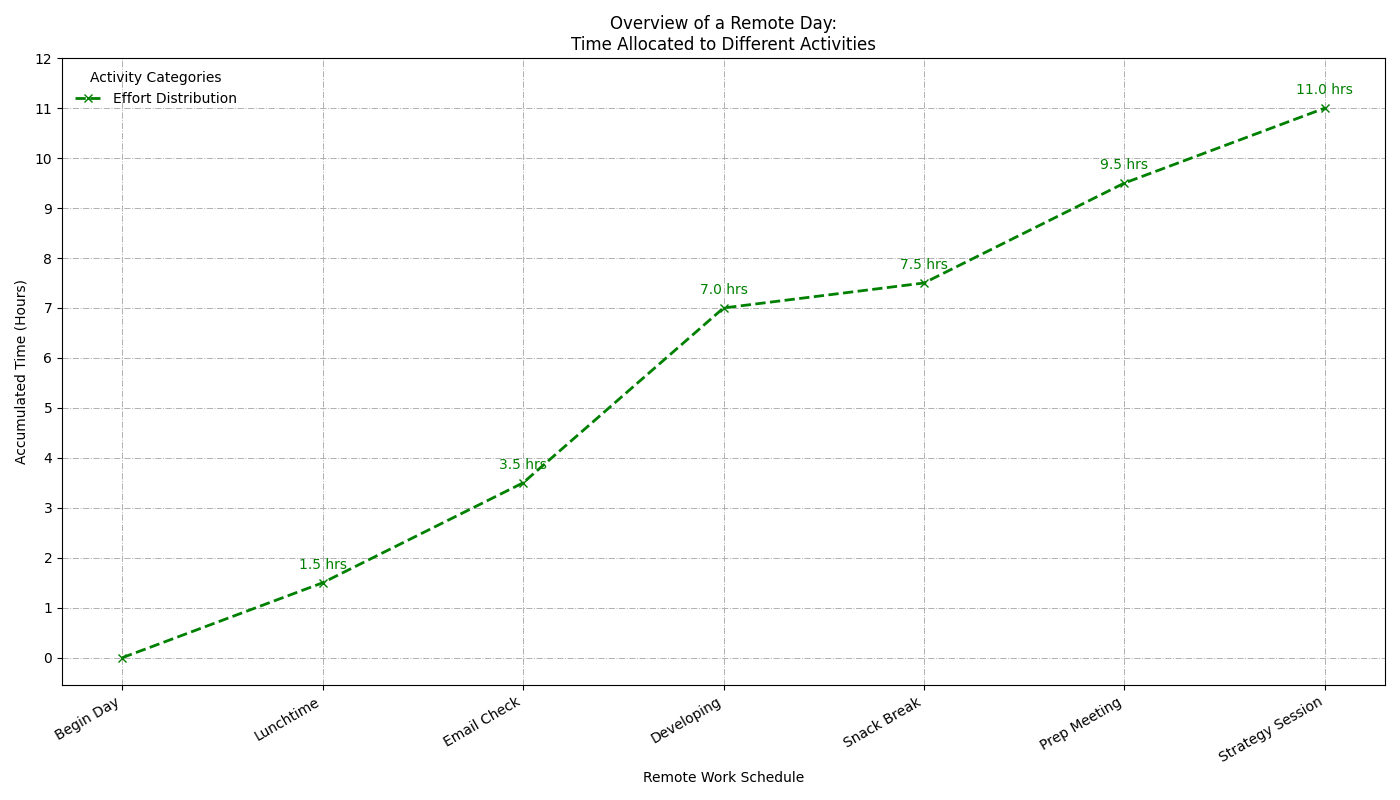

The Python source for this figure:
import matplotlib.pyplot as plt
import numpy as np

tasks = ['Lunchtime', 'Email Check', 'Developing', 'Snack Break', 'Prep Meeting', 'Strategy Session']
hours_data = [1.5, 2, 3.5, 0.5, 2, 1.5]

incremental_hours = np.cumsum(hours_data)

day_stages = ['Begin Day', 'Lunchtime', 'Email Check', 'Developing', 'Snack Break', 'Prep Meeting', 'Strategy Session']
time_points = [0] + incremental_hours.tolist()

fig, ax = plt.subplots(figsize=(14, 8))

ax.plot(day_stages, time_points, marker='x', linestyle='--', linewidth=2, color='green', label='Effort Distribution')

for i, txt in enumerate(time_points[1:]):
    ax.annotate(f'{txt:.1f} hrs', (day_stages[i + 1], time_points[i + 1]), textcoords="offset points", xytext=(0, 10), ha='center', fontsize=10, color='green')

ax.grid(True, linestyle='-.', linewidth=0.7)

plt.xticks(rotation=30, ha='right')
plt.yticks(np.arange(0, 13, 1))
plt.xlabel('Remote Work Schedule')
plt.ylabel('Accumulated Time (Hours)')
plt.title('Overview of a Remote Day:\nTime Allocated to Different Activities')
plt.legend(title='Activity Categories', loc='upper left', frameon=False)

plt.tight_layout()
plt.show()
